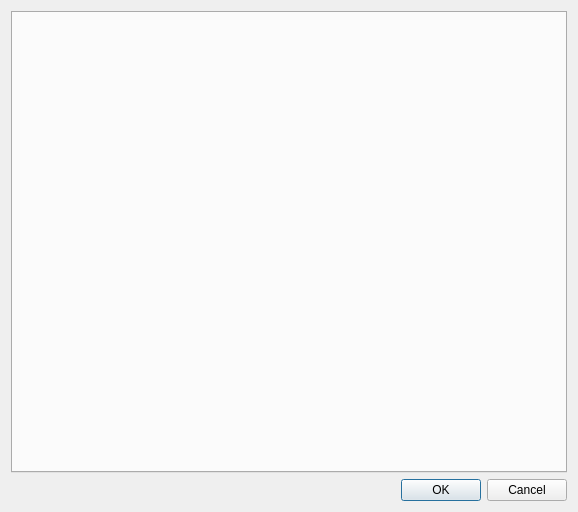
<?xml version="1.0" encoding="UTF-8"?>
<ui version="4.0">
 <class>Dialog</class>
 <widget class="QDialog" name="Dialog">
  <property name="geometry">
   <rect>
    <x>0</x>
    <y>0</y>
    <width>578</width>
    <height>512</height>
   </rect>
  </property>
  <property name="windowTitle">
   <string>Dialog</string>
  </property>
  <layout class="QVBoxLayout" name="verticalLayout">
   <item>
    <widget class="QTabWidget" name="tabWidget_main">
     <property name="currentIndex">
      <number>-1</number>
     </property>
    </widget>
   </item>
   <item>
    <widget class="QDialogButtonBox" name="buttonBox">
     <property name="orientation">
      <enum>Qt::Horizontal</enum>
     </property>
     <property name="standardButtons">
      <set>QDialogButtonBox::Cancel|QDialogButtonBox::Ok</set>
     </property>
    </widget>
   </item>
  </layout>
 </widget>
 <resources/>
 <connections>
  <connection>
   <sender>buttonBox</sender>
   <signal>accepted()</signal>
   <receiver>Dialog</receiver>
   <slot>accept()</slot>
   <hints>
    <hint type="sourcelabel">
     <x>248</x>
     <y>254</y>
    </hint>
    <hint type="destinationlabel">
     <x>157</x>
     <y>274</y>
    </hint>
   </hints>
  </connection>
  <connection>
   <sender>buttonBox</sender>
   <signal>rejected()</signal>
   <receiver>Dialog</receiver>
   <slot>reject()</slot>
   <hints>
    <hint type="sourcelabel">
     <x>316</x>
     <y>260</y>
    </hint>
    <hint type="destinationlabel">
     <x>286</x>
     <y>274</y>
    </hint>
   </hints>
  </connection>
 </connections>
</ui>
